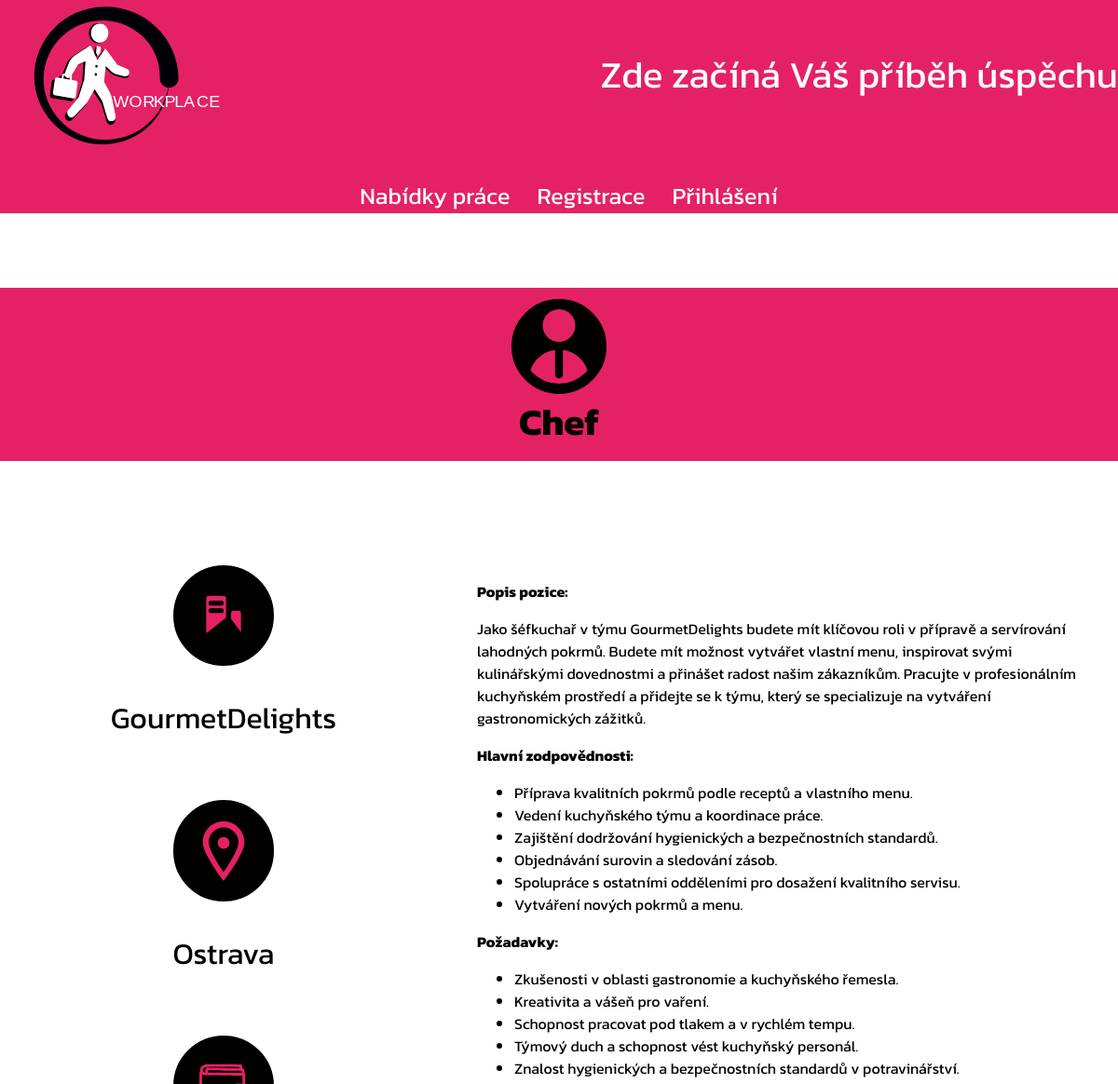
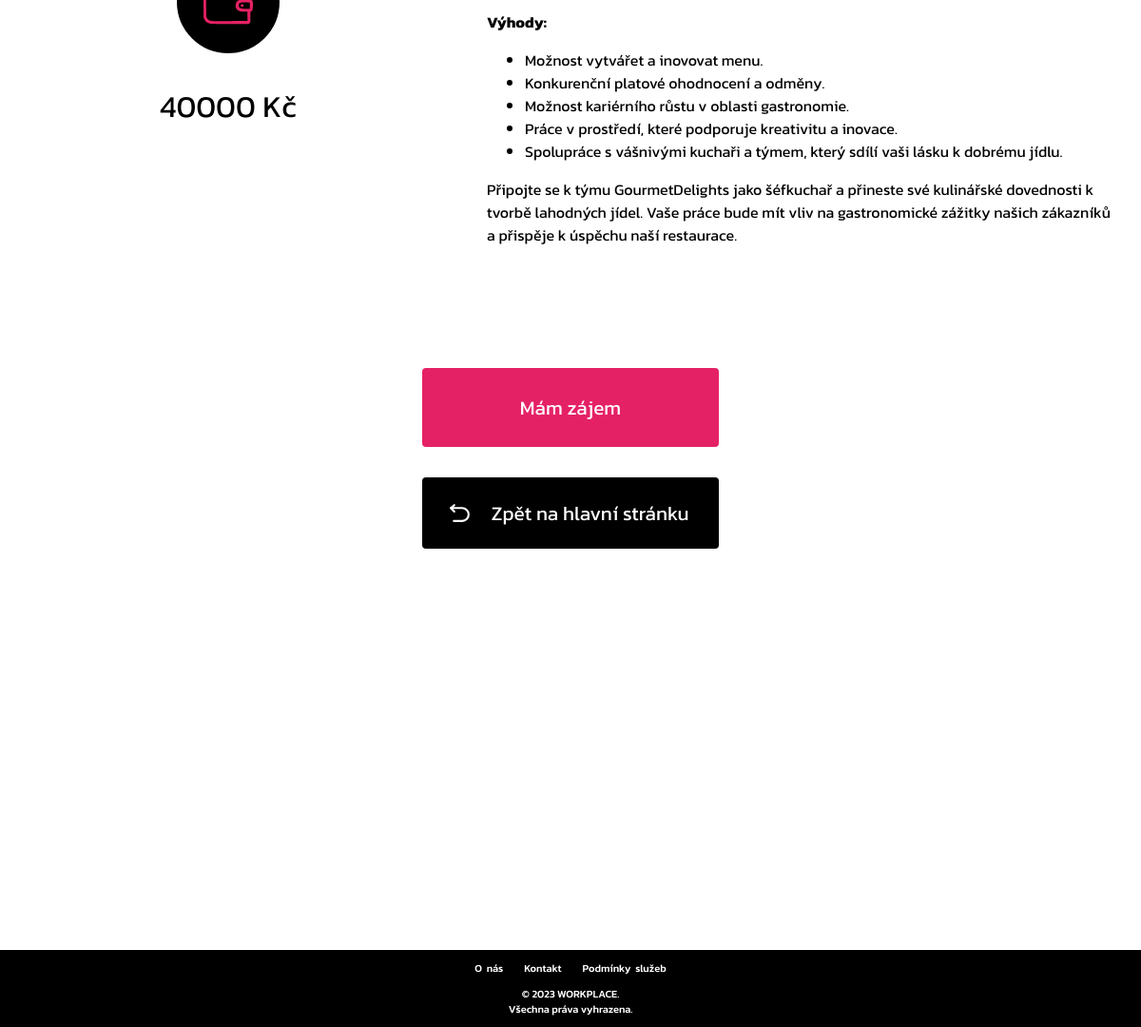
/detail-pozice/chef/, run on the app's committed database (2 pictures, top to bottom).
### workplace_web/models.py (models this page shows, shortened)
class SlugNazevModel(models.Model):
    nazev = models.CharField(max_length=100)
    slug = models.SlugField(max_length=100, blank=True)
    class Meta:
        abstract = True
    def __str__(self):
        return self.nazev

class PracovniPozice(SlugNazevModel):
    mzda = models.CharField(max_length=200, blank=True, null=True)
    popis = RichTextField()
    firma = models.ForeignKey(Firma, on_delete=models.PROTECT, blank=True, null=True)
    datum_tvorby = models.DateTimeField(auto_now_add=True)
    misto_prace = models.CharField(max_length=100, blank=True, null=True)

class Firma(SlugNazevModel):
    popis = models.TextField(blank=True, null=True)
    email = models.CharField(max_length=200, blank=True, null=True)
    phone_number = models.CharField(max_length=200, blank=True, null=True)

### workplace_web/views.py (the view)
# urls.py: path('detail-pozice/<slug>/', views.detail_pozice, name='detail_pozice'),
def detail_pozice(request, slug):
    pozice =  get_object_or_404(PracovniPozice, slug=slug)
    return render(request, 'detail_pozice.html', {'pozice': pozice})

### workplace_web/templates/detail_pozice.html (shortened to what this page needs)
{% extends "layout.html" %}
{% load static %}
{% block detail_pozice %}
<h1 class="detail_pozice_title"> <img id="employee_svg" src="{% static 'svg/employee.svg' %}" alt=""> {{ pozice.nazev }} </h1>
<div class="detail_pozice_main">
    <div class="detail_content">
        <div class="left_side_detail_pozice_content">
            <div class="firma">
                <img id="building_svg" src="{% static 'svg/building.svg' %}" alt="">
                <p> {{ pozice.firma }}</p>
            </div>
            <div class="misto_prace">
                <img id="pin_svg" src="{% static 'svg/pin.svg' %}" alt="">
                <p>  {{pozice.misto_prace}} </p>
            </div>
            <div class="mzda">
                <img id="pay_svg" src="{% static 'svg/pay.svg' %}" alt="">
                <p> {{ pozice.mzda }}</p>
            </div>
        </div>
        <div class="right_side_detail_pozice_content">
            <div class="popis_pozice">
                <p id="popis_pozice"> {{ pozice.popis|safe }} </p>
            </div>
        </div>
    </div>
</div>
<div class="detail_pozice_btns_container">
    <div class="buttom_mam_zajem">
        <button id="myBtn" class="zajem_button">Mám zájem</button>
    </div>
    <div class="zpet_button_container">
        <button class="zpet_button"> <img id="return_svg" src="{% static 'svg/return.svg' %}" alt=""><a href="{% url 'homepage' %}">Zpět na hlavní stránku</a></button>
    </div>
</div>
<div class="space" style= 'min-height: 50%;'></div>
{% endblock  %}

### workplace_web/static/css/index.css (style rules this page uses)
:root { --nav-font: 'Kanit', sans-serif; }
.space { margin-top: 0; }

### workplace_web/static/css/detail_pozice.css (style rules this page uses)
:root { --nav-font: 'Kanit', sans-serif; }
.detail_pozice_title { font-family: var(--nav-font); text-align: center; background-color: #e52165; font-size: 2.5em; color: white; margin: 2em 0em 2em 0em; padding: .3em 0em .3em 0em; display: flex; flex-direction: column; align-items: center; justify-content: center; color: black; }
#employee_svg { width: 2em; height: 2em; border: 3px solid black; padding: .2em; border-radius: 50%; background-color: black; }
.detail_pozice_main { margin: 0em 0em 5em 0em; justify-content: center; height: auto; display: flex; align-items: center; }
.detail_content { display: flex; justify-content: center; text-align: center; font-family: var(--nav-font); width: 100%; }
.left_side_detail_pozice_content { width: 40%; }
.right_side_detail_pozice_content { width: 60%; }
.left_side_detail_pozice_content p { width: 100%; text-align: center; font-size: 2em; }
.popis_pozice p { text-align: left; font-size: 1em; }
.firma, .misto_prace, .mzda { display: flex; flex-direction: column; align-items: center; width: 100%; margin-top: 2em; }
#building_svg, #pin_svg ,#pay_svg { border: 3px solid black; padding: 1.2em; border-radius: 50%; background-color: black; width: 4em; height: 4em; }
.popis_pozice { padding: 2em; text-align: justify; }
#return_svg { margin-left: 1em; height: 1.2em; width: 1.2em; }
.buttom_mam_zajem { width: 100%; display: flex; justify-content: space-around; }
.zajem_button { cursor: pointer; display: inline-block; padding: 0px 20px; font-size: 1.3em; background-color: #e52165; color: #fff; text-align: center; text-decoration: none; border: none; width: 20em; border-radius: 4px; padding: 1em 1em 1em 1em; }
.zpet_button_container { display: flex; justify-content: center; }
.zpet_button { display: flex; align-items: center; font-size: 1.3em; background-color: black; color: #fff; text-align: center; text-decoration: none; border: none; width: 15em; border-radius: 4px; transition: transform 0.3s ease; }
.zpet_button a { text-decoration: none; font-family: var(--nav-font); color: white; padding: 1em 1em 1em 1em; }
.detail_pozice_btns_container { display: flex; flex-direction: column; gap: 2em; width: 100%; }

### workplace_web/static/css/navbar.css (style rules this page uses)
:root { --nav-font: 'Kanit', sans-serif; }

### workplace_web/static/css/footer.css (style rules this page uses)
:root { --nav-font: 'Kanit', sans-serif; }

### workplace_web/static/css/vytvorit_pracovni_pozici.css (style rules this page uses)
:root { --nav-font: 'Kanit', sans-serif; }
#return_svg { margin-left: 1em; height: 1.2em; width: 1.2em; }

### workplace_web/static/css/succeses_page_form.css (style rules this page uses)
:root { --nav-font: 'Kanit', sans-serif; }

### workplace_web/static/css/register.css (style rules this page uses)
:root { --nav-font: 'Kanit', sans-serif; }

### workplace_web/static/css/login.css (style rules this page uses)
:root { --nav-font: 'Kanit', sans-serif; }

### workplace_web/templates/layout.html (style rules this page uses)
body,html { margin: 0; height: 100%; }

### workplace_web/templates/detail_pozice.html (style rules this page uses)
:root { --nav-font: 'Kanit', sans-serif; }
#myBtn { align-items: center; font-size: 1.3em; font-family: var(--nav-font); background-color: #e52165; color: #fff; text-align: center; text-decoration: none; border: none; width: 15em; height: 4em; border-radius: 4px; transition: background-color 0.3s ease, transform 0.3s ease; }

### data on the page
PracovniPozice: nazev "Chef", firma "GourmetDelights", misto_prace "Ostrava", mzda "40000 Kč", popis "Popis pozice: Jako šéfkuchař v týmu GourmetDelights budete mít klíčovou roli v přípravě a servírování lahodných pokrmů. Budete mít možnost vytvářet vlastní menu, inspirovat svými kulinářskými dovednostmi a přinášet radost našim zákazníkům. Pracujte v profesionálním kuchyňském prostředí a přidejte se k týmu, který se specializuje na vytváření gastronomických zážitků. Hlavní zodpovědnosti: Příprava kvalitních pokrmů podle receptů a vlastního menu. Vedení kuchyňského týmu a koordinace práce. Zajištění dodržování hygienických a bezpečnostních standardů. Objednávání surovin a sledování zásob. Spolupráce s ostatními odděleními pro dosažení kvalitního servisu. Vytváření nových pokrmů a menu.…"
